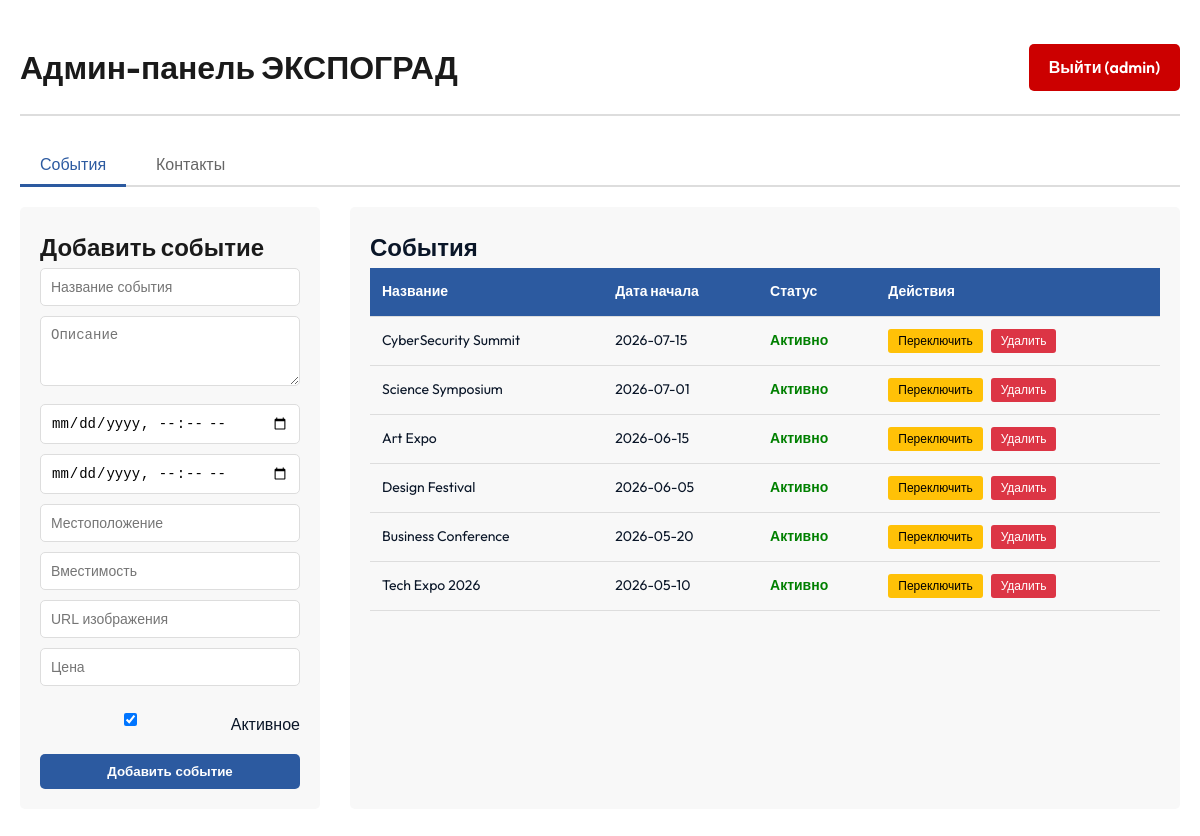
Page /index.php (signed in) on the committed database.
### tables this page shows
CREATE TABLE `events` (
  `id` int NOT NULL,
  `name` varchar(255) NOT NULL,
  `description` text,
  `start_date` datetime NOT NULL,
  `end_date` datetime NOT NULL,
  `location` varchar(255) DEFAULT NULL,
  `capacity` int DEFAULT NULL,
  `image_url` varchar(255) DEFAULT NULL,
  `price` decimal(10,2) DEFAULT NULL,
  `is_active` tinyint(1) DEFAULT '1',
  `created_at` timestamp NULL DEFAULT CURRENT_TIMESTAMP,
  `updated_at` timestamp NULL DEFAULT CURRENT_TIMESTAMP ON UPDATE CURRENT_TIMESTAMP
);

### index.php (the view, shortened to what this page needs)
<?php
require_once '../db_config.php';
$tab = $_GET['tab'] ?? 'events';
$stmt = $pdo->query("SELECT * FROM events ORDER BY start_date DESC");
$events = $stmt->fetchAll(PDO::FETCH_ASSOC);
?>
<!DOCTYPE html>
<html lang="ru">
<head>
    <link rel="stylesheet" href="../kirilko1.css">
</head>
<body>
    <div class="admin-container">
        <div class="admin-header">
            <h1>Админ-панель ЭКСПОГРАД</h1>
            <a href="login.php" class="btn-logout">Выйти (<?php echo htmlspecialchars($_SESSION['admin_username']); ?>)</a>
        </div>
        <div class="tabs">
            <button class="tab-btn <?php echo $tab === 'events' ? 'active' : ''; ?>" onclick="switchTab('events')">События</button>
            <button class="tab-btn <?php echo $tab === 'contacts' ? 'active' : ''; ?>" onclick="switchTab('contacts')">Контакты</button>
        </div>
        <div id="events" class="tab-content <?php echo $tab === 'events' ? 'active' : ''; ?>">
            <div class="admin-panel">
                <div class="add-form">
                    <h2>Добавить событие</h2>
                    <form method="POST">
                        <input type="text" name="name" placeholder="Название события" required>
                        <textarea name="description" placeholder="Описание" rows="3"></textarea>
                        <input type="datetime-local" name="start_date" placeholder="Начало события" required>
                        <input type="datetime-local" name="end_date" placeholder="Конец события" required>
                        <input type="text" name="location" placeholder="Местоположение">
                        <input type="number" name="capacity" placeholder="Вместимость">
                        <input type="text" name="image_url" placeholder="URL изображения">
                        <input type="number" name="price" placeholder="Цена" step="0.01">
                        <div class="checkbox-label">
                            <input type="checkbox" id="is_active" name="is_active" checked>
                            <label for="is_active" style="margin: 0;">Активное</label>
                        </div>
                        <button type="submit" name="add_event">Добавить событие</button>
                    </form>
                </div>
                <div class="list-section">
                    <h2>События</h2>
                    <table>
                        <thead>
                            <tr>
                                <th>Название</th>
                                <th>Дата начала</th>
                                <th>Статус</th>
                                <th>Действия</th>
                            </tr>
                        </thead>
                        <tbody>
                            <?php foreach ($events as $event): ?>
                            <tr>
                                <td><?php echo htmlspecialchars($event['name']); ?></td>
                                <td><?php echo substr($event['start_date'], 0, 10); ?></td>
                                <td class="<?php echo $event['is_active'] ? 'status-active' : 'status-inactive'; ?>">
                                    <?php echo $event['is_active'] ? 'Активно' : 'Неактивно'; ?>
                                </td>
                                <td>
                                    <form method="POST" style="display: inline;">
                                        <button type="submit" name="activate_event" class="btn-action btn-toggle">Переключить</button>
                                    </form>
                                    <form method="POST" style="display: inline;">
                                        <button type="submit" name="delete_event" class="btn-action btn-delete" onclick="return confirm('Вы уверены?')">Удалить</button>
                                    </form>
                                </td>
                            </tr>
                            <?php endforeach; ?>
                        </tbody>
                    </table>
                </div>
            </div>
        </div>
    </div>
</body>
</html>

### kirilko1.css (style rules this page uses)
:root { --navy: #0a1628; --navy2: #11203d; --blue: #2563eb; --blue2: #1d4ed8; --gold: #c9a84c; --gold2: #e8c96b; --light: #f0f4fb; --light2: #e4eaf7; --muted: #64748b; --white: #ffffff; --radius: 14px; --shadow: 0 8px 32px rgba(10,22,40,.12); --shadow-lg: 0 20px 60px rgba(10,22,40,.18); --trans: .3s cubic-bezier(.4,0,.2,1); }
*, *::before, *::after { margin:0; padding:0; box-sizing:border-box; }
html { scroll-behavior:smooth; }
body { font-family: 'Outfit', sans-serif; color: var(--navy); background: var(--white); line-height: 1.7; -webkit-font-smoothing: antialiased; }

### index.php (style rules this page uses)
.admin-container { max-width: 1200px; margin: 20px auto; padding: 20px; }
.admin-header { display: flex; justify-content: space-between; align-items: center; margin-bottom: 30px; border-bottom: 2px solid #ddd; padding-bottom: 20px; }
.admin-header h1 { margin: 0; color: #1a1a1a; }
.btn-logout { padding: 10px 20px; background: #c00; color: white; text-decoration: none; border-radius: 5px; font-weight: 600; }
.tabs { display: flex; gap: 10px; margin-bottom: 20px; border-bottom: 2px solid #ddd; }
.tab-btn { padding: 10px 20px; background: none; border: none; cursor: pointer; font-size: 16px; color: #666; font-weight: 500; border-bottom: 3px solid transparent; margin-bottom: -2px; transition: all 0.3s; }
.tab-btn.active { color: #2c5aa0; border-bottom-color: #2c5aa0; }
.tab-content { display: none; }
.tab-content.active { display: block; }
.admin-panel { display: grid; grid-template-columns: 300px 1fr; gap: 30px; }
.add-form { background: #f8f8f8; padding: 20px; border-radius: 5px; }
.add-form h2 { margin-top: 0; color: #1a1a1a; }
.add-form input, .add-form select, .add-form textarea { width: 100%; padding: 10px; margin-bottom: 10px; border: 1px solid #ddd; border-radius: 5px; box-sizing: border-box; font-size: 14px; }
.add-form button { width: 100%; padding: 10px; background: #2c5aa0; color: white; border: none; border-radius: 5px; cursor: pointer; font-weight: 600; }
.list-section { background: #f8f8f8; padding: 20px; border-radius: 5px; }
.list-section table { width: 100%; border-collapse: collapse; }
.list-section th, .list-section td { padding: 12px; text-align: left; border-bottom: 1px solid #ddd; font-size: 14px; }
.list-section th { background: #2c5aa0; color: white; font-weight: 600; }
.btn-action { padding: 5px 10px; color: white; border: none; border-radius: 3px; cursor: pointer; font-size: 12px; margin-right: 5px; }
.btn-delete { background: #dc3545; }
.btn-toggle { background: #ffc107; color: #000; }
.status-active { color: green; font-weight: 600; }
.checkbox-label { display: flex; align-items: center; gap: 10px; margin: 15px 0; }

### rows in the picture
events: name "CyberSecurity Summit", start_date "2026-07-15", is_active "Активно"
events: name "Science Symposium", start_date "2026-07-01", is_active "Активно"
events: name "Art Expo", start_date "2026-06-15", is_active "Активно"
events: name "Design Festival", start_date "2026-06-05", is_active "Активно"
events: name "Business Conference", start_date "2026-05-20", is_active "Активно"
events: name "Tech Expo 2026", start_date "2026-05-10", is_active "Активно"

### other values in the picture
$_SESSION['admin_username'] "admin"
